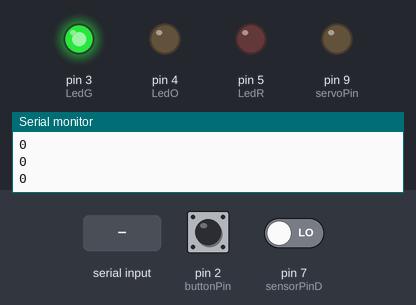
Bench run of a sketch on a simulated Arduino Uno, built with avr-gcc and run on an emulated ATmega328P. On the bench: output pins drawn as LEDs (lit = HIGH), the last lines printed to the serial monitor. Inputs (shaded band) come from the test bench; at power-on: pin 7 (sensorPinD) LOW, pin 2 (buttonPin) LOW.

Above: at 1.2 s.
1.3 s: pin 7 (sensorPinD) driven HIGH
4.3 s: pin 7 (sensorPinD) driven LOW
At 4.3 s:
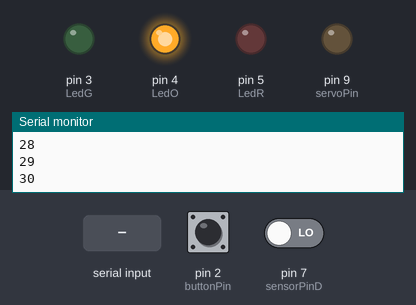
5.8 s: pin 7 (sensorPinD) driven HIGH
At 8.8 s:
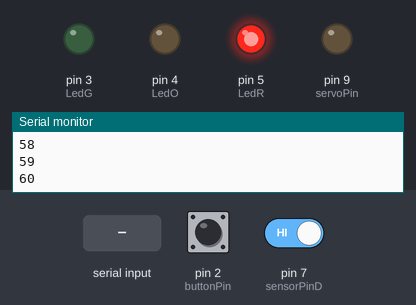
11.8 s: "1" received over the second serial link
At 14.5 s:
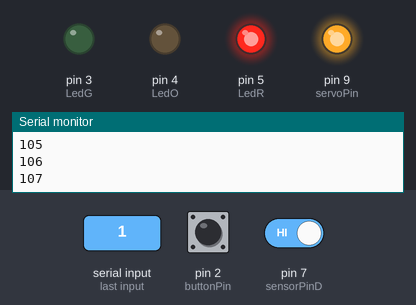
Timing chart, 0 to 15.8 s (numbered marks = the images above; inputs shaded):
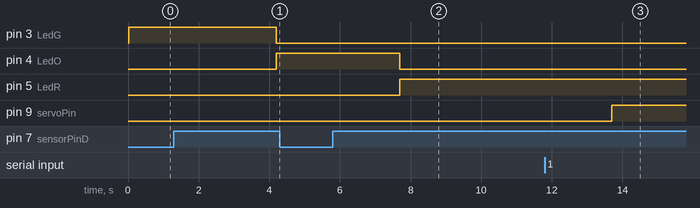

Measured:
- after the input at 1.3 s, pin 3 (LedG): HIGH → LOW after 2.9 s; pin 4 (LedO): LOW → HIGH after 2.9 s
- after the input at 5.8 s, pin 4 (LedO): HIGH → LOW after 1.9 s; pin 5 (LedR): LOW → HIGH after 1.9 s
- after the input at 11.8 s, pin 9 (servoPin): LOW → HIGH after 1.9 s instead of 0.90 s

The sketch:

shush.ino
```cpp
// Library's
#include <SoftwareSerial.h>
//#include <Servo.h>

// Initilization
/*LED lights*/
int LedG = 3;
int LedO = 4;
int LedR = 5;

/*Set stat & perc*/
int perc = 0;
int stage = 0;

/*Servo*/
//Servo serv;
int servoPin = 9;

/*Bluetooth*/
SoftwareSerial Genotronex(10,11);
// Bluetooth on pin 11 and 10.
String bluetoothData = ""; //Data from Genotronex

bool messageAlreadySend = false;

/*Microphone sensor*/
int sensorPinD = 7; // select the input pin for Digital Mic
int sensorValueD = 0; // variable to store the Digital value coming from the sensor

/*Button*/
int buttonPin = 2;
bool buttonState = false;
bool buttonPrevState = false;
unsigned long buttonTime = 0;

/*Time Window*/
bool noise = false;
unsigned long beginWindow = 0;
unsigned long endWindow = 0;
//int sizeWindow = 30000;
unsigned long refreshRate = 100;


bool noiseCounter[300];
int arrayCounter = 0;

// Setup
void setup ()
{
  Serial.begin (9600); //Begin serial connection with PC
  pinMode(LedG,OUTPUT);
  pinMode(LedO,OUTPUT);
  pinMode(LedR,OUTPUT);
  pinMode(servoPin, OUTPUT);
  pinMode(buttonPin, INPUT);
//  serv.attach(9);
//  serv.write(10);
  Genotronex.begin(9600);
  Genotronex.println("Device Connected");
}

//Main loop
void loop ()
{
  sensorValueD = digitalRead(sensorPinD);
  buttonState = digitalRead(buttonPin);
  beginWindow = millis();
  microphone();

  if((beginWindow-endWindow)>=refreshRate){
    noiseCounter[arrayCounter]=noise;
    if(arrayCounter>299){
      arrayCounter=0;
    }
    else{
      arrayCounter++;
    }
    endWindow = beginWindow;
    perc = getPercentage();
    Serial.println(perc);
  }
  stage = getState(perc);
  interact(stage, messageAlreadySend);

  if(Genotronex.available())
  {
    bluetoothData=Genotronex.readString();
    Serial.println(bluetoothData);
  }

  if(buttonState != buttonPrevState && !((beginWindow - buttonTime) < 1500))
  {
    if (buttonState == HIGH) {
      buttonTime = beginWindow;
      sendMessage();
    }
    buttonPrevState = buttonState;
  }
}

/* ~~FUNCTIONS~~ */
void interact(int z, bool messageSend)
{
  switch(z)
  {
    case 0:
      digitalWrite(LedG, HIGH);
      digitalWrite(LedO, LOW);
      digitalWrite(LedR, LOW);
      break;
    case 1:
      digitalWrite(LedG, LOW);
      digitalWrite(LedO, HIGH);
      digitalWrite(LedR, LOW);
      digitalWrite(servoPin, LOW);
      //serv.write(10);
      break;
    case 2:
      digitalWrite(LedG, LOW);
      digitalWrite(LedO, LOW);
      digitalWrite(LedR, HIGH);
      break;
     case 3:
      digitalWrite(LedG, LOW);
      digitalWrite(LedO, LOW);
      digitalWrite(LedR, HIGH);
      digitalWrite(servoPin, HIGH);
      //serv.write(100);
      messageAlreadySend = false;
      break;
     case 4:
      digitalWrite(LedG, LOW);
      digitalWrite(LedO, LOW);
      digitalWrite(LedR, HIGH);
      if(!messageSend)
      {
        sendMessage();
        messageAlreadySend = true;
      }
      break;
  }
}

int getState(int z)
{
  if(z < 30)
  {
    return 0;
  }
  else if(z >= 30 && z < 50)
  {
    return 1;
  }
  else if(z >= 50 && z < 100)
  {
    return 2;
  }
  else if(z >= 100 && z < 150)
  {
    return 3;
  }
  else if(z >= 150)
  {
    return 4;
  }
  else
  {
    return 0;
  }
}

void moveFlagUp()
{
  //serv.write(100);
}

void moveFlagDown()
{
  //serv.write(10);
}

void sendMessage()
{
  Genotronex.println("!ALERT!");
}

void microphone()
{
  if (sensorValueD == HIGH)
  {
    noise = true;
  }
  else
  {
    noise = false;
  }
}

int getPercentage(){
  int y= 0;
  for(int i = 0; i<300; i++){
    if(noiseCounter[i]==1){
      y++;
    }
  }
  int percentage = y;
  return percentage;
}
```
